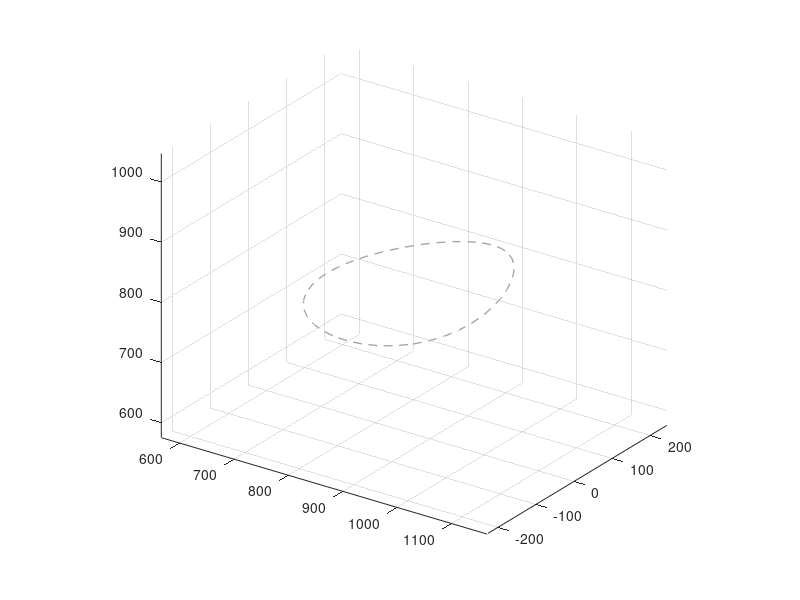

MATLAB code to generate this figure: (Note: this script raises an error after producing the figure.)
function KUKA_KR10_IK_Taller
clc;
close all;

%% PARAMETROS DH APROXIMADOS
% Cambie solamente estos valores cuando tenga la tabla DH correcta.
% Unidades: mm y radianes.

a01 = 0;
a12 = 25;
a23 = 560;
a34 = 35;
a45 = 0;
a56 = 0;

S1 = 400;
S2 = 0;
S3 = 0;
S4 = 515;
S5 = 0;
S6 = 80;

alpha01 = deg2rad(0);
alpha12 = deg2rad(-90);
alpha23 = deg2rad(0);
alpha34 = deg2rad(90);
alpha45 = deg2rad(90);
alpha56 = deg2rad(90);

offset1 = deg2rad(0);
offset2 = deg2rad(-90);
offset3 = deg2rad(180);
offset4 = deg2rad(180);
offset5 = deg2rad(180);
offset6 = deg2rad(180);

% Columnas: [a_ij, alpha_ij, S_i, offset_theta_i]
DH_const = [
    a01, alpha01, S1, offset1;
    a12, alpha12, S2, offset2;
    a23, alpha23, S3, offset3;
    a34, alpha34, S4, offset4;
    a45, alpha45, S5, offset5;
    a56, alpha56, S6, offset6
];

% Limites del datasheet para A1 hasta A6.
qLim = deg2rad([
    -170,  170;
    -190,   45;
    -120,  156;
    -185,  185;
    -120,  120;
    -350,  350
]);

robot.DH = DH_const;
robot.qLim = qLim;

%% TRAYECTORIA CARTESIANA
n = 40;
[q06, S6_dir, a67_dir] = crearTrayectoria(n, robot);
verificarVolumen(q06);

%% CINEMATICA INVERSA
SlnSet = nan(n, 6, 8);

for i = 1:n
    Q = cinematicaInversa(q06(i,:).', S6_dir(i,:).', ...
        a67_dir(i,:).', robot);

    for k = 1:8
        SlnSet(i,:,k) = Q(:,k).';
    end
end

%% FILTRADO POR LIMITES
SlnSetLim = SlnSet;

for k = 1:8
    for i = 1:n
        q = SlnSet(i,:,k).';

        if ~solucionValida(q, robot.qLim)
            SlnSetLim(i,:,k) = nan(1,6);
        end
    end
end

%% FILTRADO POR CAPAS
capasValidas = false(1,8);

for k = 1:8
    capa = SlnSetLim(:,:,k);
    capasValidas(k) = isreal(capa) && all(isfinite(capa(:)));
end

SlnSetVer = SlnSetLim(:,:,capasValidas);
indicesValidos = find(capasValidas);

fprintf('Tamaño de SlnSet: %d x %d x %d\n', size(SlnSet));
fprintf('Soluciones del primer punto en radianes:\n');
disp(squeeze(SlnSet(1,:,:)));
fprintf('Capas validas para toda la trayectoria: ');
fprintf('%d ', indicesValidos);
fprintf('\n');

if isempty(indicesValidos)
    error('No existe una configuracion valida para toda la trayectoria.');
end

%% SELECCION DE CONFIGURACION
costos = zeros(1, size(SlnSetVer,3));

for k = 1:size(SlnSetVer,3)
    Qk = unwrap(SlnSetVer(:,:,k), [], 1);
    costos(k) = sum(sum(abs(diff(Qk,1,1))));
end

[~, indiceLocal] = min(costos);
configuracionElegida = indicesValidos(indiceLocal);
Qtray = SlnSetVer(:,:,indiceLocal);

fprintf('Configuracion seleccionada: capa %d\n', configuracionElegida);

%% VERIFICACION CON CINEMATICA DIRECTA
errorPos = zeros(n,1);
errorOri = zeros(n,1);

for i = 1:n
    [Tcalc, ~] = cinematicaDirecta(Qtray(i,:).', robot);
    Rdes = construirOrientacion(S6_dir(i,:).', a67_dir(i,:).');
    Rerr = Tcalc(1:3,1:3).' * Rdes;

    errorPos(i) = norm(Tcalc(1:3,4) - q06(i,:).');
    valor = (trace(Rerr) - 1) / 2;
    errorOri(i) = acos(max(-1, min(1, valor)));
end

fprintf('Error maximo de posicion: %.6e mm\n', max(errorPos));
fprintf('Error maximo de orientacion: %.6e rad\n', max(errorOri));

assignin('base', 'SlnSet', SlnSet);
assignin('base', 'SlnSetLim', SlnSetLim);
assignin('base', 'SlnSetVer', SlnSetVer);
assignin('base', 'Qtray', Qtray);
assignin('base', 'q06', q06);
assignin('base', 'S6_dir', S6_dir);
assignin('base', 'a67_dir', a67_dir);

%% ANIMACION
animarRobot(Qtray, q06, robot);
end


function [q06, S6_dir, a67_dir] = crearTrayectoria(n, robot)
% Esta trayectoria articular solo genera una trayectoria cartesiana alcanzable.
t = linspace(0, 2*pi, n).';
qRef = zeros(n,6);

qRef(:,1) = deg2rad(15*sin(t));
qRef(:,2) = deg2rad(30 + 4*sin(t));
qRef(:,3) = deg2rad(-30 + 8*cos(t));
qRef(:,4) = deg2rad(10*sin(t));
qRef(:,5) = deg2rad(30 + 5*cos(t));
qRef(:,6) = deg2rad(20*sin(2*t));

q06 = zeros(n,3);
S6_dir = zeros(n,3);
a67_dir = zeros(n,3);

for i = 1:n
    [T, ~] = cinematicaDirecta(qRef(i,:).', robot);
    q06(i,:) = T(1:3,4).';
    a67_dir(i,:) = T(1:3,1).';
    S6_dir(i,:) = T(1:3,3).';
end
end


function verificarVolumen(q06)
dentro = q06(:,1) >= 800 & q06(:,1) <= 1300 & ...
         q06(:,2) >= -500 & q06(:,2) <= 500 & ...
         q06(:,3) >= 0 & q06(:,3) <= 1300;

if ~all(dentro)
    error('La trayectoria tiene puntos fuera del volumen indicado.');
end
end


function Q = cinematicaInversa(pTool, S6_dir, a67_dir, robot)
DH = robot.DH;
Q = nan(6,8);
tol = 1e-9;

R06 = construirOrientacion(S6_dir, a67_dir);
pC = pTool - abs(DH(6,3))*R06(:,3);

px = pC(1);
py = pC(2);
pz = pC(3);
rho = hypot(px, py);

if rho < tol
    return;
end

theta1a = atan2(py, px);
theta1b = wrapToPiLocal(theta1a + pi);
theta1Set = [theta1a, theta1b];

a12 = DH(2,1);
a23 = DH(3,1);
x3 = DH(4,1);
y3 = -DH(4,3);
S1 = DH(1,3);

columna = 0;

for i1 = 1:2
    theta1 = theta1Set(i1);

    Bpos = [
        px*cos(theta1) + py*sin(theta1) - a12;
        pz - S1
    ];

    A = 2*a23*x3;
    B = -2*a23*y3;
    D = a23^2 + x3^2 + y3^2 - dot(Bpos,Bpos);
    amplitud = hypot(A,B);

    if amplitud < tol
        columna = columna + 4;
        continue;
    end

    argumento = -D/amplitud;

    if argumento < -1-tol || argumento > 1+tol
        columna = columna + 4;
        continue;
    end

    argumento = max(-1, min(1, argumento));
    fase = atan2(B,A);
    delta = acos(argumento);
    theta3Set = [fase + delta, fase - delta];

    for i3 = 1:2
        theta3 = wrapToPiLocal(theta3Set(i3));

        m11 = a23 + x3*cos(theta3) - y3*sin(theta3);
        m12 = -x3*sin(theta3) - y3*cos(theta3);
        M = [m11, m12; m12, -m11];

        if abs(det(M)) < tol
            columna = columna + 2;
            continue;
        end

        cs2 = M\Bpos;
        cs2 = cs2/norm(cs2);
        theta2 = atan2(cs2(2), cs2(1));

        R03 = eye(3);
        theta123 = [theta1, theta2, theta3];

        for j = 1:3
            Tj = T_DH(DH(j,1), DH(j,2), DH(j,3), theta123(j));
            R03 = R03*Tj(1:3,1:3);
        end

        R36 = R03.'*R06;
        c5 = max(-1, min(1, R36(2,3)));
        theta5Set = [acos(c5), -acos(c5)];

        for i5 = 1:2
            columna = columna + 1;
            theta5 = theta5Set(i5);
            s5 = sin(theta5);

            if abs(s5) < 1e-7
                continue;
            end

            theta6 = atan2(R36(2,2)/s5, -R36(2,1)/s5);
            theta4 = atan2(R36(3,3)/s5, R36(1,3)/s5);
            thetaDH = [theta1; theta2; theta3; theta4; theta5; theta6];
            q = thetaDH - DH(:,4);

            for j = 1:6
                q(j) = representacionArticular(q(j), robot.qLim(j,:));
            end

            [Tver, ~] = cinematicaDirecta(q, robot);
            ePos = norm(Tver(1:3,4) - pTool);
            eOri = norm(Tver(1:3,1:3) - R06, 'fro');

            if isreal(q) && all(isfinite(q)) && ePos < 1e-5 && eOri < 1e-7
                Q(:,columna) = q;
            end
        end
    end
end
end


function R = construirOrientacion(S6_dir, a67_dir)
z = S6_dir/norm(S6_dir);
x = a67_dir - z*dot(z,a67_dir);

if norm(x) < 1e-10
    error('Los vectores de orientacion son paralelos.');
end

x = x/norm(x);
y = cross(z,x);
y = y/norm(y);
R = [x, y, z];
end


function valido = solucionValida(q, qLim)
if ~isreal(q) || any(~isfinite(q))
    valido = false;
    return;
end

tol = 1e-9;
valido = all(q >= qLim(:,1)-tol & q <= qLim(:,2)+tol);
end


function q = representacionArticular(q, limite)
qBase = wrapToPiLocal(q);
candidatos = qBase + 2*pi*(-2:2);
dentro = candidatos >= limite(1) & candidatos <= limite(2);

if any(dentro)
    validos = candidatos(dentro);
    [~, indice] = min(abs(validos));
    q = validos(indice);
else
    q = qBase;
end
end


function [T06, Tglobal] = cinematicaDirecta(q, robot)
DH = robot.DH;
Tglobal = zeros(4,4,6);
T06 = eye(4);

for i = 1:6
    theta = q(i) + DH(i,4);
    Ti = T_DH(DH(i,1), DH(i,2), DH(i,3), theta);
    T06 = T06*Ti;
    Tglobal(:,:,i) = T06;
end
end


function T = T_DH(a, alpha, S, theta)
T = [
    cos(theta),              -sin(theta),             0,             a;
    cos(alpha)*sin(theta),    cos(alpha)*cos(theta),  -sin(alpha),   -S*sin(alpha);
    sin(alpha)*sin(theta),    sin(alpha)*cos(theta),   cos(alpha),    S*cos(alpha);
    0,                        0,                       0,             1
];
end


function animarRobot(Qtray, q06, robot)
n = size(Qtray,1);
fig = figure('Color','w', 'Name','KUKA KR10 R1100-2');
ax = axes(fig);
hold(ax,'on');
grid(ax,'on');
axis(ax,'equal');
view(ax,35,25);

plot3(ax, q06(:,1), q06(:,2), q06(:,3), '--', ...
    'Color',[0.65 0.65 0.65], 'LineWidth',1);

hRobot = plot3(ax, nan, nan, nan, '-o', ...
    'Color',[0.95 0.35 0.05], 'MarkerFaceColor',[0.15 0.15 0.15], ...
    'LineWidth',4, 'MarkerSize',6);
hTray = animatedline(ax, 'Color',[0 0.35 0.85], 'LineWidth',2);
hX = plot3(ax,nan,nan,nan,'r','LineWidth',2);
hY = plot3(ax,nan,nan,nan,'g','LineWidth',2);
hZ = plot3(ax,nan,nan,nan,'b','LineWidth',2);

xlabel(ax,'X [mm]');
ylabel(ax,'Y [mm]');
zlabel(ax,'Z [mm]');
title(ax,'Trayectoria del KUKA KR10 R1100-2');
xlim(ax,[-1250 1350]);
ylim(ax,[-1250 1250]);
zlim(ax,[-200 1600]);

for i = 1:n
    [T06, Tglobal] = cinematicaDirecta(Qtray(i,:).', robot);
    puntos = zeros(3,7);

    for j = 1:6
        puntos(:,j+1) = Tglobal(1:3,4,j);
    end

    set(hRobot, 'XData',puntos(1,:), 'YData',puntos(2,:), ...
        'ZData',puntos(3,:));
    addpoints(hTray, T06(1,4), T06(2,4), T06(3,4));

    p = T06(1:3,4);
    R = T06(1:3,1:3);
    escala = 100;
    set(hX,'XData',[p(1),p(1)+escala*R(1,1)], ...
        'YData',[p(2),p(2)+escala*R(2,1)], ...
        'ZData',[p(3),p(3)+escala*R(3,1)]);
    set(hY,'XData',[p(1),p(1)+escala*R(1,2)], ...
        'YData',[p(2),p(2)+escala*R(2,2)], ...
        'ZData',[p(3),p(3)+escala*R(3,2)]);
    set(hZ,'XData',[p(1),p(1)+escala*R(1,3)], ...
        'YData',[p(2),p(2)+escala*R(2,3)], ...
        'ZData',[p(3),p(3)+escala*R(3,3)]);

    drawnow;
    pause(0.04);
end
end


function angulo = wrapToPiLocal(angulo)
angulo = mod(angulo + pi, 2*pi) - pi;
end
